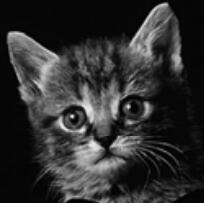
//> input picture GuidedFilter/cat.jpg, 204 x 203 px
$ ./main   (built with g++ and OpenCV 4)
//> lines starting //> are read from the running program, lines starting //| are printed output that depends on the picture
//> further down, inputImg is the input picture: 203 rows x 204 cols, CV_8UC3; min 0, max 241, mean 47.4
### GuidedFilter/guidedFilter.h
#pragma once

#include <opencv2\opencv.hpp>


/*
输入：
guidedImg　　----引导图像,单通道或者三通道
inputImg　　----输入待滤波图像，单通道或者三通道
r　　　　　　----滤波窗口半径
eps　　　　　----截断值eps

输出：
outputImg　　----引导图滤波后图像
*/

class GuidedFilter
{
public:
	GuidedFilter();
	~GuidedFilter();

private:

	cv::Mat runGuidedFilter_Gray(cv::Mat I, cv::Mat P, int type, int radius, double eps);
	cv::Mat runGuidedFilter_Color(cv::Mat I, cv::Mat P, int type, int radius, double eps);

public:
	cv::Mat myGuidedFilter_GrayGuided(cv::Mat guidedImg, cv::Mat inputImg, int radius, double eps);
	cv::Mat myGuidedFilter_ColorGuided(cv::Mat guidedImg, cv::Mat inputImg, int radius, double eps);


};

### GuidedFilter/guidedFilter.cpp
#include "guidedFilter.h"
#include <iostream>
#include <string>

using namespace std;
using namespace cv;


GuidedFilter::GuidedFilter()
{
}

GuidedFilter::~GuidedFilter()
{
}


//引导图为灰度图像
// [68 lines left out: functions runGuidedFilter_Gray, myGuidedFilter_GrayGuided, not called in this run]

//引导图I为三通道图像
cv::Mat GuidedFilter::runGuidedFilter_Color(cv::Mat I, cv::Mat P, int type, int radius, double eps)
{
	cv::Size winSize(2 * radius + 1, 2 * radius + 1);
	int channel = I.channels();
	int H = I.rows;
	int W = I.cols;

	cv::Mat bgr[3], meanI[3];
	//引导图各通道的均值
	split(I, bgr);
	for (int chan = 0; chan < channel; chan++)
	{
		boxFilter(bgr[chan], meanI[chan], type, winSize);
	}
	//输入图像均值
	cv::Mat meanP;
	boxFilter(P, meanP, type, winSize);
	//引导图各通道与输入图像相乘并求均值
	cv::Mat meanIP[3], IP;
	for (int chan = 0; chan < channel; chan++)
	{
		multiply(bgr[chan], P, IP);
		boxFilter(IP, meanIP[chan], type, winSize);
	}
	//引导图各通道与输入图协方差
	cv::Mat covIP[3], meanImulP;
	for (int chan = 0; chan < channel; chan++)
	{
		multiply(meanI[chan], meanP, meanImulP);
		covIP[chan] = meanIP[chan] - meanImulP;
	}

	//求引导图协方差矩阵
	cv::Mat varI[9], tmp, mean2Tmp, meanTmp2;
	int varIdx = 0;
	for (int i = 0; i < channel; i++)
	{
		for (int j = 0; j < channel; j++)
		{
			multiply(bgr[i], bgr[j], tmp);
			boxFilter(tmp, meanTmp2, type, winSize);//mean(I*I)
			multiply(meanI[i], meanI[j], mean2Tmp);//meanI*meanI
			varI[varIdx] = meanTmp2 - mean2Tmp;
			varIdx++;
		}
	}
	//求a，三通道
	cv::Mat a[3];
	for (int chan = 0; chan < channel; chan++)
	{
		a[chan] = cv::Mat::zeros(I.size(), type);
	}
	cv::Mat epsEye = cv::Mat::eye(3, 3, type);
	epsEye *= eps;
	//公式(19)
	for (int y = 0; y < H; y++)
	{
		double* vData[9];
		for (int v = 0; v < 9; v++)
		{
			vData[v] = (double*)varI[v].ptr<double>(y);
		}
		double* cData[3];
		for (int c = 0; c < 3; c++)
		{
			cData[c] = (double *)covIP[c].ptr<double>(y);
		}
		double* aData[3];
		for (int c = 0; c < 3; c++)
		{
			aData[c] = (double*)a[c].ptr<double>(y);
		}
		for (int x = 0; x < W; x++)
		{
			cv::Mat sigma = (cv::Mat_<double>(3, 3) <<
				vData[0][x], vData[1][x], vData[2][x],
				vData[3][x], vData[4][x], vData[5][x],
				vData[6][x], vData[7][x], vData[8][x]
				);
			sigma += epsEye;
			cv::Mat cov_Ip_13 = (cv::Mat_<double>(3, 1) <<
				cData[0][x], cData[1][x], cData[2][x]);
			cv::Mat tmpA = sigma.inv()*cov_Ip_13;
			double* tmpData = tmpA.ptr<double>(0);
			for (int c = 0; c < 3; c++)
			{
				aData[c][x] = tmpData[c];
			}
		}
	}

	//求b
	cv::Mat b = meanP - a[0].mul(meanI[0]) - a[1].mul(meanI[1]) - a[2].mul(meanI[2]);
	//b的均值
	cv::Mat meanB;
	boxFilter(b, meanB, type, winSize);
	//a的均值
	cv::Mat meanA[3];
	for (int c = 0; c < channel; c++)
	{
		boxFilter(a[c], meanA[c], type, winSize);
	}
	cv::Mat output = (meanA[0].mul(bgr[0]) + meanA[1].mul(bgr[1]) + meanA[2].mul(bgr[2])) + meanB;

	return output;
}

//引导图I为三通道图像，输入图像P为单通道或者三通道图像
cv::Mat GuidedFilter::myGuidedFilter_ColorGuided(cv::Mat guidedImg, cv::Mat inputImg, int radius, double eps)
{
//> called with radius = 80, eps = 0.001
	CV_Assert(guidedImg.channels() == 3);
	CV_Assert(inputImg.channels() == 1 || inputImg.channels() == 3);
	CV_Assert(guidedImg.cols == inputImg.cols && guidedImg.rows == inputImg.rows);
	int type = CV_64F;
	int channel = inputImg.channels();
//> channel = 3
	cv::Mat I, P, output;
	guidedImg.convertTo(I, type);
	inputImg.convertTo(P, type);

	//判断输入图像是单通道还是三通道
	switch (channel)
	{
	case 1:
		output = runGuidedFilter_Color(I, P, type, radius, eps);
		break;
	case 3:
	{
		cv::Mat bgr[3], bgrFilter[3];
		cv::split(P, bgr);
		for (int chan = 0; chan < channel; chan++)
		{
			bgrFilter[chan] = runGuidedFilter_Color(I, bgr[chan], type, radius, eps);
		}
//> this loop made 3 passes
//> pass 1, in runGuidedFilter_Color, `boxFilter(P, meanP, type, winSize);`:
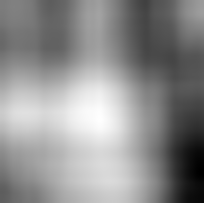
//> meanP: 203 rows x 204 cols, CV_64FC1; min 27.03, max 63.96, mean 47.7; drawn with min black and max white
//> pass 1, in runGuidedFilter_Color, `cv::Mat b = meanP - a[0].mul(meanI[0]) - a[1].mul(meanI[1]) - a[2].mul..`:
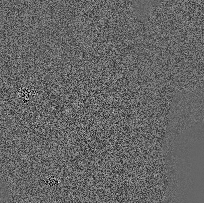
//> b: 203 rows x 204 cols, CV_64FC1; min -0.0814, max 0.122, mean -7.95e-05; drawn with min black and max white
//> pass 1, in runGuidedFilter_Color, `boxFilter(b, meanB, type, winSize);`:
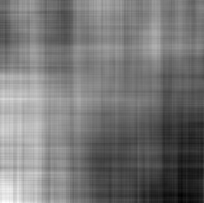
//> meanB: 203 rows x 204 cols, CV_64FC1; min -0.000546, max 0.000443, mean -8.86e-05; drawn with min black and max white
		cv::merge(bgrFilter, channel, output);
		break;
	}
	default:
		cout << "err! input image channel should be 1 or 3! " << endl;
		break;
	}

	output.convertTo(output, CV_8U);
	return output;
}

### GuidedFilter/main.cpp
#include <opencv2\opencv.hpp>
#include "guidedFilter.h"
#include <iostream>

using namespace std;
using namespace cv;

int main(int argc, char** argv)
{
    // [7 lines of commented-out code are left out]
	char *imgName = "C:\\Users\\VINNO\\Desktop\\src\\cat.jpg";
    Mat inputImg;

    inputImg = imread(imgName, 1);
    if (!inputImg.data)
    {
        cout << "No image data" << endl;
        return -1;
    }
    Mat grayImg , guidedImg;
	inputImg.copyTo(guidedImg);

	GuidedFilter filter;
	grayImg = filter.myGuidedFilter_ColorGuided(inputImg, guidedImg, 80, 0.001);
    imwrite("./result.jpg", grayImg);
	imshow("", grayImg);
	waitKey(0);

    return 0;
}
